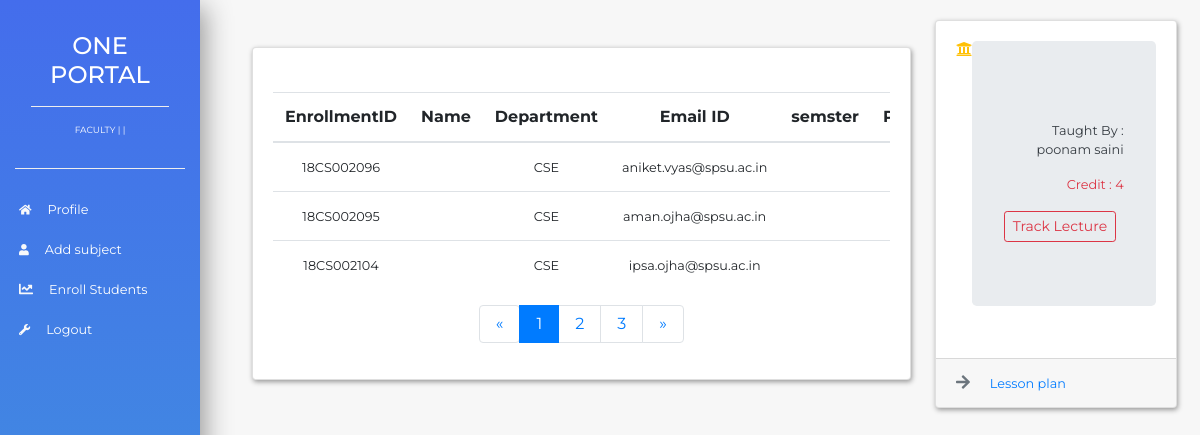
The page /academic/HOD/lecture/1/view on the database its author committed.
### academics/models.py (models this page shows, shortened)
class lectureEnrollment(models.Model):
    id = models.AutoField(primary_key=True)
    lecture = models.ForeignKey('subjects',on_delete=models.CASCADE)
    student = models.ForeignKey('stud_details',on_delete=models.CASCADE)

class stud_details(models.Model):#Student Information
    id = models.AutoField(primary_key=True)
    EnrollmentNumber = models.CharField(max_length=10)
    FullName = models.CharField(max_length=100)
    Department = models.ForeignKey('Department',on_delete=models.CASCADE)
    program = models.ForeignKey('program',on_delete=models.CASCADE)
    BatchYear = models.CharField(max_length=10)
    UniversityEmailID = models.CharField(max_length=100)
    PersonalEmailID = models.CharField(max_length=100)
    Phone = models.BigIntegerField()
    currentSemester = models.IntegerField(blank=True)
    StreetAddress = models.CharField(max_length=100)
    District = models.CharField(max_length=10)
    State = models.CharField(max_length=20)
    PinCode = models.IntegerField()
    LastQualification = models.CharField(max_length=100)
    def __str__(self):
        return self.EnrollmentNumber

class Department(models.Model):
    id = models.AutoField(primary_key=True)
    DepartmentID = models.CharField(max_length=10)
    DepartmentName = models.CharField(max_length=100)
    HeadOfDepartment = models.ForeignKey('employee',on_delete=models.CASCADE)
    SpecializedCourse = models.BooleanField()
    StartDate = models.DateField()
    School = models.ForeignKey('school',on_delete=models.CASCADE)
    Status = models.BooleanField()
    def __str__(self):
        return self.DepartmentID

class subjects(models.Model):
    id = models.AutoField(primary_key=True)
    subjectCode = models.CharField(max_length=10)
    subjectName = models.CharField(max_length=50)
    LessonPlan = models.FileField(upload_to='media')
    Semester = models.IntegerField()
    TaughtBy = models.ForeignKey('faculty' , on_delete=models.CASCADE,blank=True)
    Credit = models.CharField(max_length=10)
    Department = models.ForeignKey('Department', on_delete=models.CASCADE)

class faculty(models.Model):
    id = models.AutoField(primary_key=True)
    FacultyID = models.ForeignKey('employee',on_delete=models.CASCADE)
    Department = models.ForeignKey('Department',on_delete=models.CASCADE)
    def __str__(self):
        return self.FacultyID.Name

class employee(models.Model):
    id = models.AutoField(primary_key=True)
    employeeID = models.CharField(max_length=10)
    personalEmail = models.EmailField()
    universityEmail = models.EmailField(blank=True)
    Name = models.CharField(max_length=20)
    Dob = models.DateField()
    Doj = models.DateField()

### academics/views.py (the view)
# urls.py: path('HOD/lecture/<int:lecture>/view',views.lol),
def lol(request,lecture):
    lectur = lectureEnrollment.objects.filter(lecture=subjects.objects.get(id=lecture))
    lects = subjects.objects.filter(id=lecture)
    return render(request,'hod/lecture.html',{'outs':lectur,'ongoing':lects})

### templates/hod/lecture.html (shortened to what this page needs)
{% load static %}
<!doctype html>
<html lang="en">
<head>
    <link rel="stylesheet" href="https://stackpath.bootstrapcdn.com/bootstrap/4.1.1/css/bootstrap.min.css">
    <link rel="stylesheet" href="{% static 'css/style_dash.css' %}">
</head>
<body>
    <nav class="navbar navbar-expand-lg navbar-light">
        <div class="collapse navbar-collapse" id="navbarSupportedContent">
            <div class="container-fluid">
                <div class="row">
                    <div class="col-xl-2 col-lg-3 col-md-4 sidebar fixed-top">
                        <div class="bottom-border p-3 mt-3">
                            <div class="one-portal bottom-border">
                                <h4 class="text-white text-uppercase text-center mb-3">One Portal</h4>
                            </div>
                            <div class="info my-3 text-center">
                                <p class="text-center text-white custom-small">FACULTY | {{data.FacultyID.EmployeeID}} | {{data.Department}} </p>
                            </div>
                        </div>
                        <ul class="navbar-nav flex-column mt-4">
                            <li class="nav-item"><a href="/" class="nav-link text-white p-1 mb-2 sidebar-link"><small><i
                      class="fas fa-home text-light fa-sm mr-3"></i>Profile</small></a></li>
                            <li class="nav-item"><a href="#" data-toggle="modal" data-target="#addSubjectModal" class="nav-link text-white p-1 mb-2 sidebar-link"><small><i
                      class="fas fa-user text-light fa-sm mr-3"></i>Add subject</small></a></li>
                            <li class="nav-item">
                                <a href="/academic/HOD/Enrollment" class="nav-link text-white p-1 mb-2 sidebar-link">
                                    <i class="fas fa-chart-line text-light fa-sm mr-3"></i><small>Enroll Students</small></a>
                            </li>
                            <li class="nav-item"><a href="/accounts/logout" class="nav-link text-white p-1 mb-2 sidebar-link"><small><i
                      class="fas fa-wrench text-light fa-sm mr-3"></i>Logout</small><a></li>
            </ul>
          </div>
        </div>
      </div>
    </div>
  </nav>
     {% if outs %}
    <section>
        <div class="container-fluid">
            <div class="row mb-5">
                <div class="col-xl-10 col-lg-9 col-md-8 ml-auto">
                    <div class="row align-items-center">
                        <div class="col-xl-8 col-md-6 col-sm-6 p-1 ml-5">
                            <div class="card card-common">
                                <div class="card-body">
                                    <br>
                                    <table class="table table-stripped table-responsive  text-center">
                                        <thead>
                                            <tr class="">
                                                <th scope="col">EnrollmentID</th>
                                                <th scope="col">Name</th>
                                                <th scope="col">Department</th>
                                                <th scope="col">Email ID</th>
                                                <th scope="col">semster</th>
                                                <th scope="col">Program </th>
                                            </tr>
                                        </thead>
                                        <tbody>
                                            {% for out in outs %}
                                            <tr scope="row">
                                                <td><small>{{ out.student}}</small></td>
                                                <td><small>{{ out.student.FirstName}} {{out.studentID.LastName}}</small></td>
                                                <td><small>{{ out.student.Department }}</small></td>
                                                <td><small>{{ out.student.UniversityEmailID }}</small></td>
                                                <td><small>{{ out.student.CurrSem }}</small></td>
                                                <td><small>{{out.student.program.name}}</small></td>
                                            </tr>
                                            {% endfor %}
                                        </tbody>
                                    </table>
                                    <nav>
                                        <ul class="pagination justify-content-center">
                                            <li class="page-item">
                                                <a href="#" class="page-link py-2 px-3">
                                                    <span>&laquo;</span>
                                                </a>
                                            </li>
                                            <li class="page-item active">
                                                <a href="#" class="page-link py-2 px-3">
                          1
                        </a>
                                            </li>
                                            <li class="page-item">
                                                <a href="#" class="page-link py-2 px-3">
                          2
                        </a>
                                            </li>
                                            <li class="page-item">
                                                <a href="#" class="page-link py-2 px-3">
                          3
                        </a>
                                            </li>
                                            <li class="page-item">
                                                <a href="#" class="page-link py-2 px-3">
                                                    <span>&raquo;</span>
                                                </a>
                                            </li>
                                        </ul>
                                    </nav>
                                </div>
                            </div>
                        </div>
                        {% for notice in ongoing %}
                        <div class="col-xl-3 col-sm-6 p-1 ml-3">
                            <div class="card card-common">
                                <div class="card-body">
                                    <div class="d-flex justify-content-between">
                                        <i class="fas fa-university fa-1x text-warning"></i>
                                        <div class="jumbotron ">
                                            <p class="text-dark text-right small">
                                                Taught By : {{notice.TaughtBy}}
                                            </p>
                                            <p class="text-danger text-right small">Credit : {{notice.Credit}}</p>
                                            <span class='text-left'><a style="text-decoration: none;" href="Track"><button
                            class="btn btn-sm btn-outline-danger">Track Lecture</button></a></span>
                                        </div>
                                    </div>
                                </div>
                                <div class="card-footer text-secondary">
                                    <i class="fas fa-arrow-right mr-3"></i>
                                    <small><a href="/{{notice.LessonPlan}}">Lesson plan</a></small>
                                </div>
                            </div>
                        </div>
                        {% endfor %}
                    </div>
                </div>
            </div>
        </div>
    </section>
    {% endif %}
</body>
</html>

### static/css/style_dash.css (style rules this page uses)
body { font-family: 'Montserrat', sans-serif; background-color: rgb(247, 247, 247); }
.sidebar { height: 100vh; background: linear-gradient(180deg, #446DEC, #3F99DB); background-position: center; background-repeat: no-repeat; background-size: cover; box-shadow: 5px 7px 25px #999; }
.bottom-border { border-bottom: 1px groove #eee; }
.sidebar-link { transition: all .4s; }
.card-common { box-shadow: 1px 2px 5px #999; transition: all .4s; }
.custom-small { font-size: xx-small; }

### rows shown on the page
lectureEnrollment: student "18CS002096", student.Department "CSE", student.UniversityEmailID "aniket.vyas@spsu.ac.in"
lectureEnrollment: student "18CS002095", student.Department "CSE", student.UniversityEmailID "aman.ojha@spsu.ac.in"
lectureEnrollment: student "18CS002104", student.Department "CSE", student.UniversityEmailID "ipsa.ojha@spsu.ac.in"
subjects: TaughtBy "poonam saini", Credit "4"
